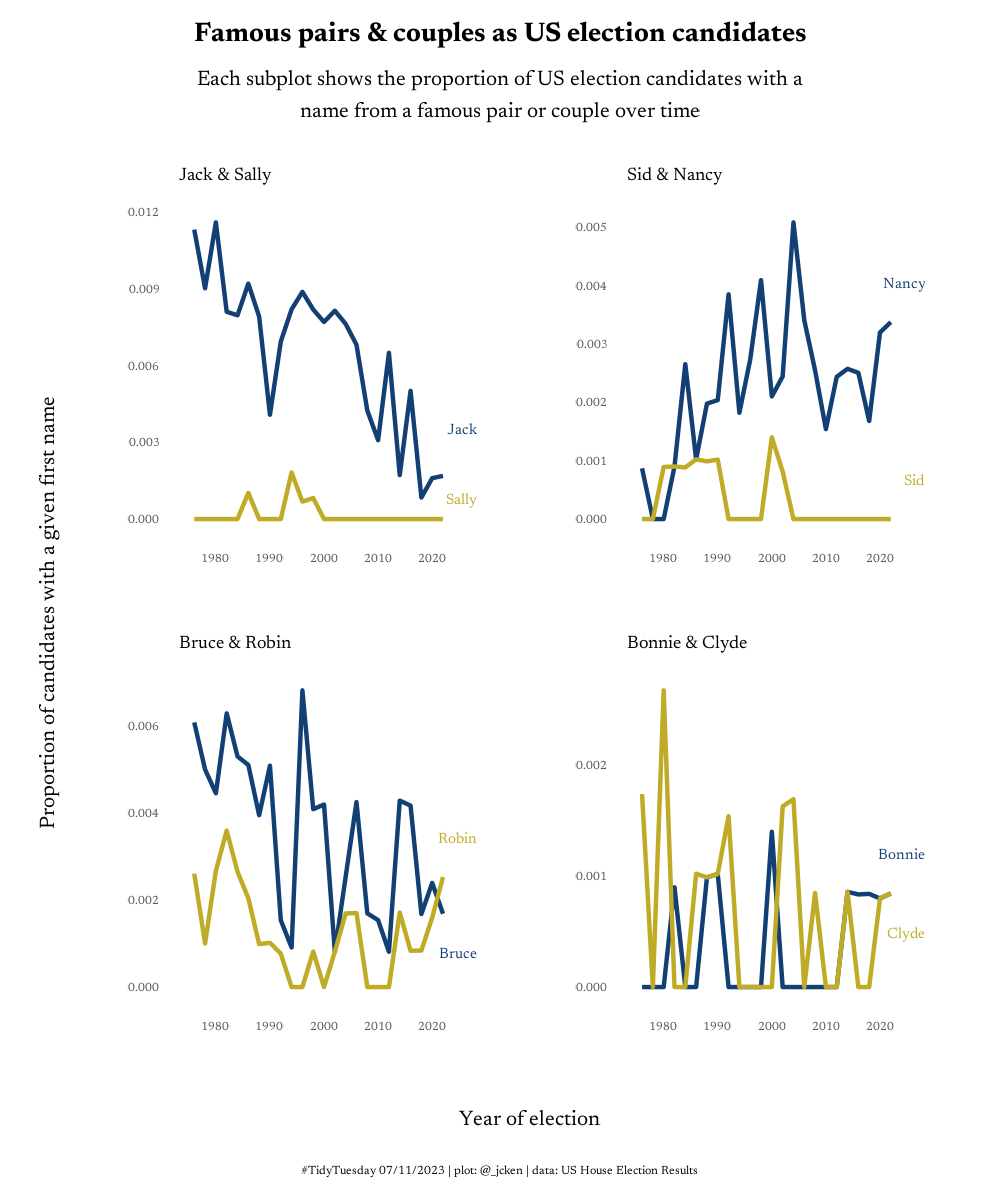

The R source for this figure:
# packages & data ---
library("tidyverse")
library("patchwork")
library("PrettyCols")
library("ggrepel")
library("showtext")

source("2023/2023-11-07/functions.R")
house <- readr::read_csv("https://raw.githubusercontent.com/rfordatascience/tidytuesday/master/data/2023/2023-11-07/house.csv")

# fonts & colours ----
pal <- PrettyColsPalettes$Fun[[1]][1:2]

showtext_auto()
font_add_google("newsreader")
main_font <- "newsreader"

# wrangling ----

# Lots of "junk" names, let's remove as many as we can think of
junk_names <- c(
  "VOID", "BLANK", "SCATTERING", "MISCELLANEOUS", "UNDERVOTES",
  "INDEPENDENT", "EXHAUSTED", "VOTEFOREDDIECOM"
)

candidate_names <- house %>%
  filter(candidate != "WRITEIN") %>%
  mutate(first_name = word(candidate, 1)) %>%
  # remove punctuation
  mutate(first_name = gsub("[[:punct:] ]+", "", first_name)) %>%
  filter(nchar(first_name) > 2) %>%
  filter(!first_name %in% c(junk_names)) %>%
  group_by(year) %>%
  count(first_name) %>%
  # arrange not needed - just for my own interest
  arrange(year, -n) %>%
  ungroup() %>%
  mutate(first_name = tolower(first_name))


pairs <- tribble(
  ~pair, ~name,
  1, "jack",
  1, "sally",
  2, "sid",
  2, "nancy",
  3, "bruce",
  3, "robin",
  4, "bonnie",
  4, "clyde"
) %>%
  nest(.by = pair, .key = "chosen_names") %>%
  select(-pair)


all_plots <- map(
  .x = pairs$chosen_names,
  .f = ~ plot_fn(.x) + scale_colour_manual(values = pal)
)

plotwise_theme <- theme_minimal() +
  theme(
    panel.grid = element_blank(),
    legend.position = "none",
    text = element_text(family = main_font),
    axis.text = element_text(family = main_font)
  )


# Right now this is somze wizardy I got off stackoverflow for "global" x and y labs using patchwork
# https://stackoverflow.com/questions/73173079/r-how-can-i-add-global-spanning-x-and-y-axes-to-a-grid-of-ggplot-plots-with-pat

p_axis <- ggplot() +
  labs(
    y = "Proportion of candidates with a given first name",
    x = "Year of election"
  ) +
  theme(text = element_text(family = main_font),
        axis.title = element_text(family = main_font, size = 16))
x_axis <- cowplot::get_plot_component(p_axis, "xlab-b")
y_axis <- cowplot::get_plot_component(p_axis, "ylab-l")

design <- "
FAB
FCD
#EE
"

p <- c(all_plots, list(x_axis, y_axis)) %>%
  patchwork::wrap_plots(
    heights = c(20, 20, 1),
    widths = c(1, 25, 25),
    design = design
  ) &
  plotwise_theme

# end wizardry

st_string <- str_wrap(
  paste0(
    "Each subplot shows the proportion of US election candidates with ",
    "a name from a famous pair or couple over time"
  ),
  70
)

p <- p + plot_annotation(
  title = "Famous pairs & couples as US election candidates",
  subtitle = st_string,
  caption = "#TidyTuesday 07/11/2023 | plot: @_jcken | data: US House Election Results",
  theme = theme(
    text = element_text(family = main_font),
    plot.title = element_text(hjust = 0.5, size = 20, face = "bold"),
    plot.subtitle = element_text(hjust = 0.5, lineheight = 0.4, size = 16),
    plot.caption = element_text(hjust = 0.5),
    plot.background = element_rect(colour = "white")
  )
)

# save ----

ggsave(
  plot = p,
  filename = here::here("2023/2023-11-07/2023-11-07.png"),
  height = 1200, width = 1000, units = "px"
)

